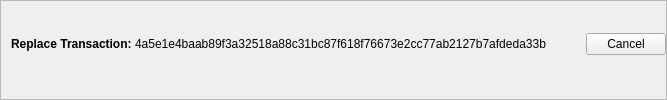
    <widget class="QFrame" name="frameReplaceTransaction">
     <property name="sizePolicy">
      <sizepolicy hsizetype="Expanding" vsizetype="Fixed">
        <horstretch>0</horstretch>
        <verstretch>0</verstretch>
      </sizepolicy>
     </property>
     <property name="frameShape">
      <enum>QFrame::StyledPanel</enum>
     </property>
     <property name="frameShadow">
      <enum>QFrame::Sunken</enum>
     </property>
     <layout class="QVBoxLayout" name="verticalLayoutReplaceTransaction2">
      <property name="spacing">
       <number>0</number>
      </property>
      <property name="leftMargin">
       <number>0</number>
      </property>
      <property name="topMargin">
       <number>0</number>
      </property>
      <property name="rightMargin">
       <number>0</number>
      </property>
      <property name="bottomMargin">
       <number>6</number>
      </property>
      <item>
       <layout class="QVBoxLayout" name="verticalLayoutReplaceTransaction" stretch="0,0,0,0,0">
        <property name="spacing">
         <number>0</number>
        </property>
        <property name="leftMargin">
         <number>10</number>
        </property>
        <property name="topMargin">
         <number>10</number>
        </property>
        <item>
         <layout class="QHBoxLayout" name="horizontalLayoutReplaceTransaction">
          <property name="bottomMargin">
           <number>15</number>
          </property>
          <item>
           <widget class="QLabel" name="labelReplaceTransaction">
            <property name="sizePolicy">
             <sizepolicy hsizetype="Preferred" vsizetype="Fixed">
              <horstretch>0</horstretch>
              <verstretch>0</verstretch>
             </sizepolicy>
            </property>
            <property name="font">
             <font>
              <weight>75</weight>
              <bold>true</bold>
             </font>
            </property>
            <property name="styleSheet">
             <string notr="true">font-weight:bold;</string>
            </property>
            <property name="text">
             <string>Replace Transaction: </string>
            </property>
           </widget>
          </item>
          <item>
            <widget class="QLabel" name="labelTransactionId">
              <property name="text">
                <string>4a5e1e4baab89f3a32518a88c31bc87f618f76673e2cc77ab2127b7afdeda33b</string>
              </property>
            </widget>
          </item>
          <item>
           <spacer name="horizontalSpacerReplaceTransaction2">
            <property name="orientation">
             <enum>Qt::Horizontal</enum>
            </property>
            <property name="sizeHint" stdset="0">
             <size>
              <width>40</width>
              <height>1</height>
             </size>
            </property>
           </spacer>
          </item>
          <item>
           <widget class="QPushButton" name="pushButtonCancelReplace">
            <property name="styleSheet">
             <string notr="true"/>
            </property>
            <property name="text">
             <string>Cancel</string>
            </property>
            <property name="autoDefault">
             <bool>false</bool>
            </property>
           </widget>
          </item>
         </layout>
        </item>
       </layout>
      </item>
     </layout>
    </widget>
